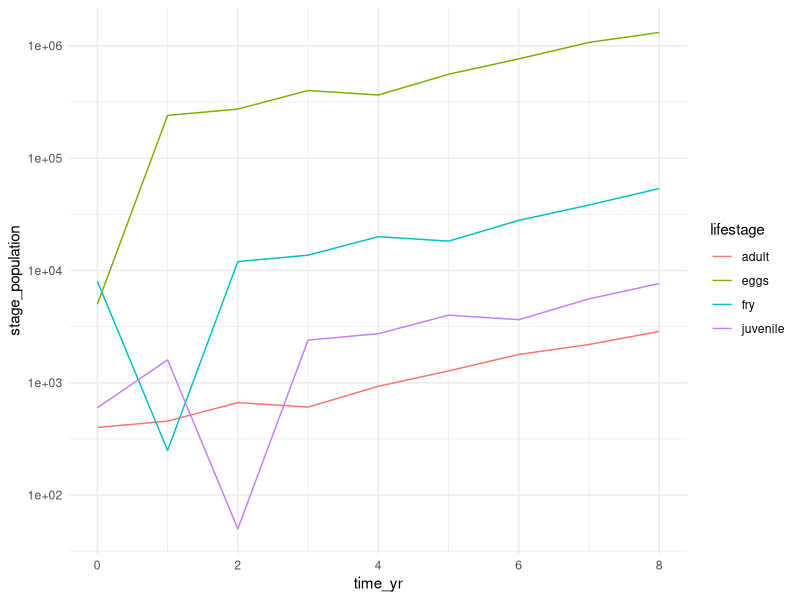

Recreate this plot in R.
## ---- chunk 1
knitr::opts_chunk$set(echo = TRUE)
library(tidyverse)
## ---- chunk 2
# Make the Leslie Matrix:
fish_leslie <- matrix(c(0, 0, 0, 600, 0.05, 0, 0, 0, 0, 0.20, 0, 0, 0, 0, 0.16, 0.9), nrow = 4, ncol = 4, byrow = TRUE)

# Check it out: 
fish_leslie
## ---- chunk 3
# Initial population structure (Roe, Fry, Juvenile, Adult): 
fish_year0 <- c(5000, 8000, 600, 400)
## ---- chunk 4
# Model projections

# ------ WHAT HAPPENS HERE? ------ #
# ------ comment line-by-line ---- #

# The line below...
time_yr <- seq(from = 0, to = 8, by = 1)

# The line below...
proj_year <- matrix(ncol = length(fish_year0), nrow = length(time_yr))

# The line below...
proj_year[1, ] <- fish_year0 #start with initial conditions 
#each row is a time step, that's why you dot product with proj_year
proj_year[2,] <- fish_leslie %*% proj_year[1,]

# You find the population size at the next time step by doing the dot product 
# The for loop below...
for (i in 2:length(time_yr)) {
  proj_year[i,] <- fish_leslie %*% proj_year[i-1,] #individuals previous year
}


# The rest is wrangling & visualization (run to check it out):
colnames(proj_year) <- c("eggs", "fry", "juvenile", "adult")

proj_df <- data.frame(time_yr, proj_year) %>% 
  pivot_longer(cols = -time_yr, names_to = "lifestage", values_to = "stage_population")

ggplot(data = proj_df, aes(x = time_yr, y = stage_population)) +
  geom_line(aes(color = lifestage)) +
  scale_y_log10() +
  theme_minimal()

